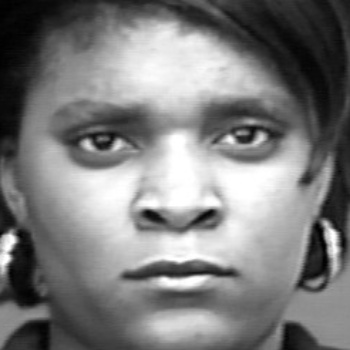
#> input picture datasets/CK_dataset/test/anger/0.jpg, 350 x 350 px, found by its file name; its folder holds 4 pictures in this run
$ python visualize_emotions.py
#> lines starting #> are read from the running program, lines starting #| are printed output that depends on the picture
import os
import cv2
import joblib
import numpy as np
import matplotlib.pyplot as plt
from skimage.feature import hog

# Constants
IMG_SIZE = (48, 48)  # Resize all images to 48x48
EMOTIONS = ["anger", "fear", "happy", "neutral", "sad", "surprise"]  # Emotion categories

# Paths to model and scaler
PROJECT_ROOT = r"C:\emotion_recognition"
MODEL_PATH = os.path.join(PROJECT_ROOT, "models", "svm_model.pkl")
SCALER_PATH = os.path.join(PROJECT_ROOT, "models", "scaler.pkl")
TEST_IMAGES_PATH = os.path.join(PROJECT_ROOT, "datasets", "JAFFE-[70,30]", "test")

# Load the trained model and scaler
print("Loading model and scaler.")
svm = joblib.load(MODEL_PATH)
#> (reads models/svm_model.pkl from the repository)
scaler = joblib.load(SCALER_PATH)
#> (reads models/scaler.pkl from the repository)

# Function to preprocess a single image
def preprocess_image(img_path):
    img = cv2.imread(img_path, cv2.IMREAD_GRAYSCALE)
#> img is the input picture: shape (350, 350); min 0, max 255, mean 124.3
    if img is None:
        raise ValueError(f"Image at {img_path} could not be loaded.")
    img_resized = cv2.resize(img, IMG_SIZE)
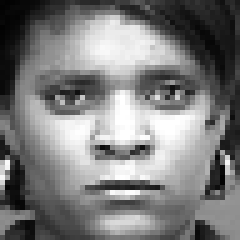
#> img_resized: shape (48, 48) (shown 5 times larger); min 2, max 255, mean 124.1
    fd, _ = hog(img_resized, orientations=9, pixels_per_cell=(8, 8), cells_per_block=(2, 2), visualize=True)
#> fd = 900 values, max 0.406 at index 832, min 0 at index 5, mean 0.13
    return img_resized, fd

# Function to visualize predictions
def visualize_predictions(test_images_path, num_images=6):
    fig, axes = plt.subplots(1, num_images, figsize=(15, 5))
    axes = axes.flatten()

    images_processed = 0
    for emotion in os.listdir(test_images_path):
        emotion_folder = os.path.join(test_images_path, emotion)
        if not os.path.isdir(emotion_folder):  # Skip non-folders
            continue

        for file in os.listdir(emotion_folder):
            img_path = os.path.join(emotion_folder, file)
            if not os.path.isfile(img_path):  # Skip invalid files
                continue

            try:
                print(f"Processing file: {img_path}")  # Debugging statement
                img_resized, fd = preprocess_image(img_path)
                fd_scaled = scaler.transform([fd])
                pred_label = svm.predict(fd_scaled)[0]
#> pred_label = 3
                pred_emotion = EMOTIONS[pred_label]
#> pred_emotion = 'neutral'
                axes[images_processed].imshow(img_resized, cmap='gray')
                axes[images_processed].set_title(pred_emotion)
                axes[images_processed].axis('off')
                images_processed += 1
                if images_processed >= num_images:
                    break
            except Exception as e:
                print(f"Error processing {img_path}: {e}")

        if images_processed >= num_images:
            break

    plt.tight_layout()
    plt.show()
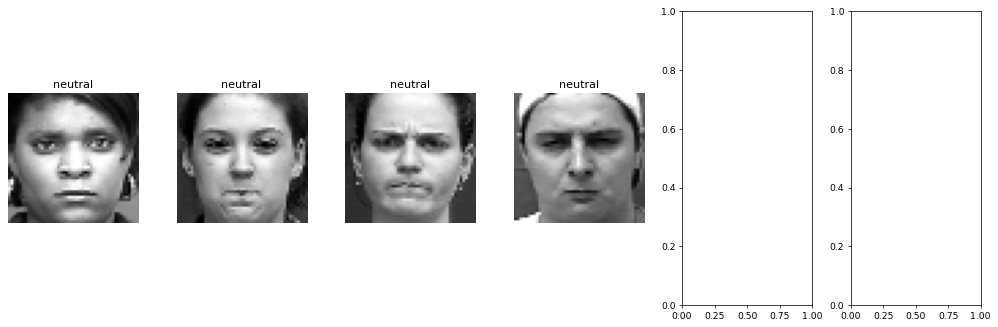
#> figure drawn by matplotlib, 4 panels

# Call the visualization function
print("Starting visualization.")
visualize_predictions(TEST_IMAGES_PATH)
